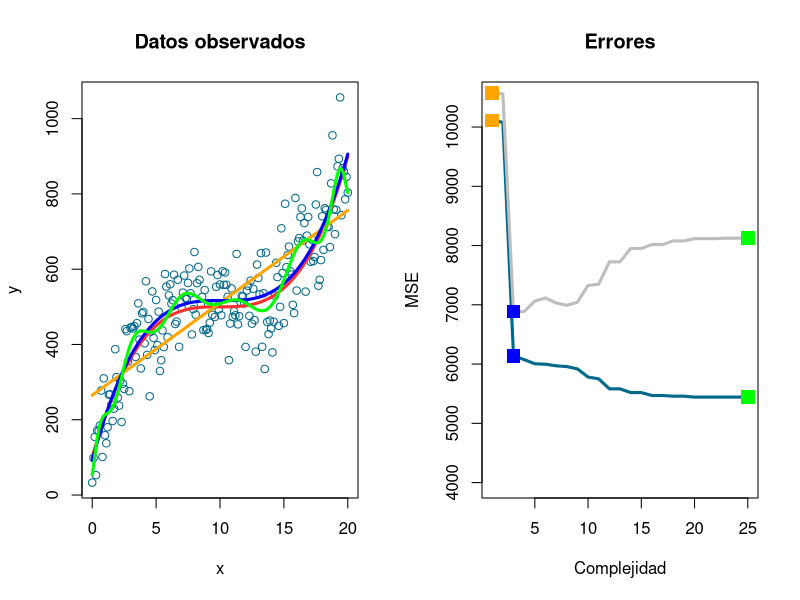

This chart was generated by the following R code:
##########################################################################
#      MAESTRIA EN GENERACION Y ANALISIS DE INFORMACION ESTADISTICA      #
#               UNIVERSIDAD NACIONAL DE TRES DE FEBRERO                  #
##########################################################################

## Curso: FUNDAMENTOS DE PROGRAMACION ESTADISTICA EN R
## Marzo de 2018
## Docente: German Rosati

########################################
######## EJEMPLO DE OVERFITTING ########
########################################

### GENERA DATOS SIMULADOS  -TrS- ###
set.seed(3)
q<-seq(from=0,to=20,by=0.1)
y<-500+0.4*(q-10)^3 
noise<-rnorm(length(q), mean=10, sd=80)
noisy.y<-y+noise 

### GENERA TEST SET -TeS- ###
qt<-seq(from=0,to=20,by=0.1)
yt<-500+0.4*(qt-10)^3 
noiset<-rnorm(length(qt), mean=10, sd=80)
noisy.yt<-yt+noiset 

### GRAFICA DATOS Y FUNCION REAL ###
par(mfrow=c(1,2))
plot(q,noisy.y,col='deepskyblue4',xlab='x',ylab="y",main='Datos observados')
lines(q,y,col='firebrick1',lwd=3)


### GENERA MATRIZ DONDE GUARDAR LAS PREDICCIONES ###
predict<-matrix(NA,ncol=50,nrow=length(q))

#colnames(predict)<-c(rep("Train",25),rep("Test",25))

### LOOP PARA GENERAR 25 MODELOS POLINOMICOS Y 50 PREDICCIONES SOBRE TrS y TeS ###
for (i in 1:25){
        model<-lm(noisy.y ~poly(q,i,raw=TRUE))
        predict[1:length(q),i]<-predict(model)
        #lines(q,predict_Tr[[i]],col=cm.colors(i, alpha = 1),lwd=3)
        predict[1:length(q),i+25]<-predict(model,as.data.frame(cbind(qt,yt)))
}

### AGREGA LINEAS DE ALGUNOS MODELOS AL GRAFICO ###
lines(q,predict[,1],col="orange",lwd=3)
lines(q,predict[,3],col="blue",lwd=3)
lines(q,predict[,25],col="green",lwd=3)

mse<-matrix()
mse<-cbind(apply(((noisy.y-predict[,1:25])**2),2,mean),
apply(((noisy.yt-predict[,26:50])**2),2,mean))

plot(x=1:25,mse[,1],type="l",col="deepskyblue4",ylim=c(4000,10500),lwd=3,
     xlab="Complejidad",ylab="MSE",main='Errores')
lines(mse[,2],col="grey",lwd=3)

points(x=1,mse[1,1],pch=15,col="orange",cex=1.8)
points(x=1,mse[1,2],pch=15,col="orange",cex=1.8)
points(x=3,mse[3,1],pch=15,col="blue",cex=1.8)
points(x=3,mse[3,2],pch=15,col="blue",cex=1.8)
points(x=25,mse[25,1],pch=15,col="green",cex=1.8)
points(x=25,mse[25,2],pch=15,col="green",cex=1.8)
